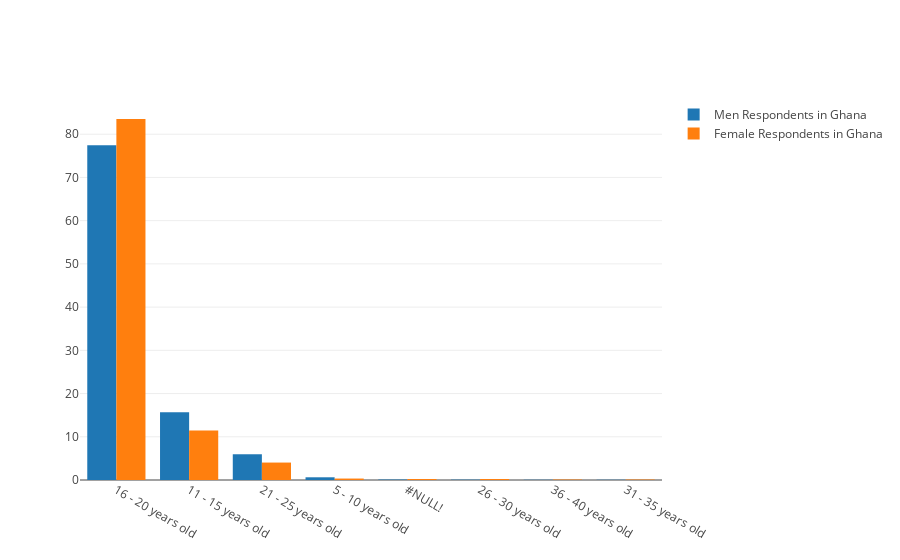
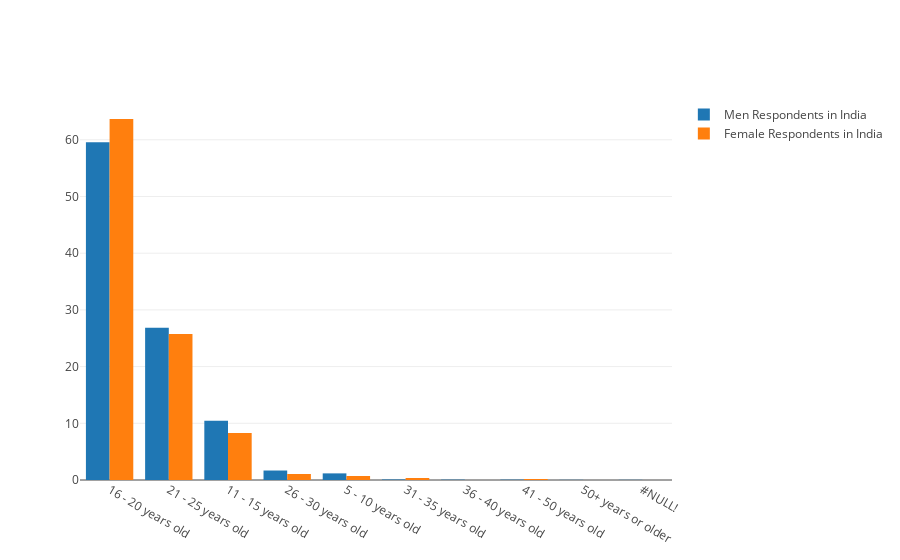
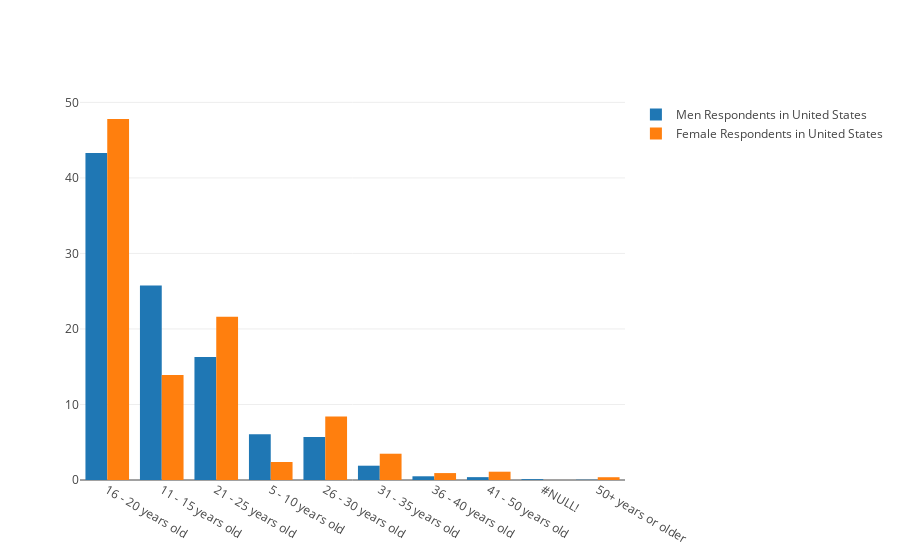

Here is the notebook cell these charts were saved with, in order:
### Markdown cell above
<a id='Q5'></a>
## **Let's see the age at which the top countries respondents learned to code **

### Code cell
df_men_c = [0,0,0]
df_women_c = [0,0,0]
count = 0
for i in focus_country.head(3).index : 
    df_men_c[count] = df_men[df_men['CountryNumeric'] == i]
    df_women_c[count] = df_women[df_women['CountryNumeric'] == i]
    print('N° of Male respondents for '+ i + ' is : '+ str(df_men_c[count].shape[0]))
    print('N° of Female respondents for '+ i + ' is : '+ str(df_women_c[count].shape[0]))
    
    trace1 = go.Bar( 
    x=df_men_c[count]['q1AgeBeginCoding'].value_counts().index.tolist(),
    y=np.multiply(np.divide(df_men_c[count]['q1AgeBeginCoding'].value_counts().tolist(),np.sum(df_men_c[count]['q1AgeBeginCoding'].value_counts().tolist())).tolist(),100).tolist(),
    name='Men Respondents in '+i
    )
    trace2 = go.Bar(
    x=df_women_c[count]['q1AgeBeginCoding'].value_counts().index.tolist(),
    y=np.multiply(np.divide(df_women_c[count]['q1AgeBeginCoding'].value_counts().tolist(),np.sum(df_women_c[count]['q1AgeBeginCoding'].value_counts().tolist())).tolist(),100).tolist(),
    name='Female Respondents in '+i
    )

    data = [trace1, trace2]
    layout = go.Layout(
        barmode='group'
    )

    fig = go.Figure(data=data, layout=layout)
    py.iplot(fig, filename='grouped-bar')
    count = count + 1

### Figure 1 — Plotly figure (JSON) as saved in the notebook; plotly's stock layout.template omitted (floating-point values rounded to 4 significant figures)
{"data": [{"name": "Men Respondents in Ghana", "type": "bar", "x": ["16 - 20 years old", "11 - 15 years old", "21 - 25 years old", "5 - 10 years old", "#NULL!", "26 - 30 years old", "36 - 40 years old", "31 - 35 years old"], "y": [77.44, 15.67, 5.954, 0.6268, 0.114, 0.08547, 0.05698, 0.05698]}, {"name": "Female Respondents in Ghana", "type": "bar", "x": ["16 - 20 years old", "11 - 15 years old", "21 - 25 years old", "5 - 10 years old", "#NULL!", "26 - 30 years old", "31 - 35 years old", "36 - 40 years old"], "y": [83.52, 11.43, 4.036, 0.3363, 0.2242, 0.2242, 0.1121, 0.1121]}], "layout": {"barmode": "group"}}

### Figure 2 — Plotly figure (JSON) as saved in the notebook; plotly's stock layout.template omitted (floating-point values rounded to 4 significant figures)
{"data": [{"name": "Men Respondents in India", "type": "bar", "x": ["16 - 20 years old", "21 - 25 years old", "11 - 15 years old", "26 - 30 years old", "5 - 10 years old", "31 - 35 years old", "36 - 40 years old", "41 - 50 years old", "50+ years or older", "#NULL!"], "y": [59.55, 26.87, 10.45, 1.674, 1.168, 0.09473, 0.06315, 0.06315, 0.03158, 0.03158]}, {"name": "Female Respondents in India", "type": "bar", "x": ["16 - 20 years old", "21 - 25 years old", "11 - 15 years old", "26 - 30 years old", "5 - 10 years old", "31 - 35 years old", "41 - 50 years old"], "y": [63.67, 25.75, 8.289, 1.058, 0.7055, 0.3527, 0.1764]}], "layout": {"barmode": "group"}}

### Figure 3 — Plotly figure (JSON) as saved in the notebook; plotly's stock layout.template omitted (floating-point values rounded to 4 significant figures)
{"data": [{"name": "Men Respondents in United States", "type": "bar", "x": ["16 - 20 years old", "11 - 15 years old", "21 - 25 years old", "5 - 10 years old", "26 - 30 years old", "31 - 35 years old", "36 - 40 years old", "41 - 50 years old", "#NULL!", "50+ years or older"], "y": [43.3, 25.76, 16.29, 6.061, 5.682, 1.894, 0.4924, 0.3788, 0.1136, 0.03788]}, {"name": "Female Respondents in United States", "type": "bar", "x": ["16 - 20 years old", "21 - 25 years old", "11 - 15 years old", "26 - 30 years old", "31 - 35 years old", "5 - 10 years old", "41 - 50 years old", "36 - 40 years old", "50+ years or older"], "y": [47.8, 21.61, 13.92, 8.425, 3.48, 2.381, 1.099, 0.9158, 0.3663]}], "layout": {"barmode": "group"}}
